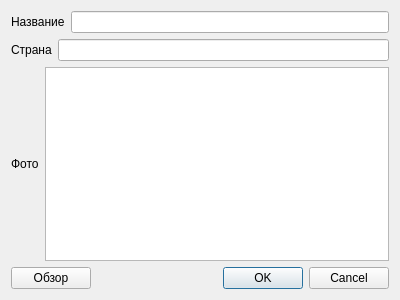
<?xml version="1.0" encoding="UTF-8"?>
<ui version="4.0">
 <class>ArtistDialog</class>
 <widget class="QDialog" name="ArtistDialog">
  <property name="geometry">
   <rect>
    <x>0</x>
    <y>0</y>
    <width>400</width>
    <height>300</height>
   </rect>
  </property>
  <property name="windowTitle">
   <string>Dialog</string>
  </property>
  <layout class="QVBoxLayout" name="verticalLayout">
   <item>
    <layout class="QHBoxLayout" name="horizontalLayout">
     <item>
      <widget class="QLabel" name="label">
       <property name="text">
        <string>Название</string>
       </property>
      </widget>
     </item>
     <item>
      <widget class="QLineEdit" name="lineEdit"/>
     </item>
    </layout>
   </item>
   <item>
    <layout class="QHBoxLayout" name="horizontalLayout_2">
     <item>
      <widget class="QLabel" name="label_2">
       <property name="text">
        <string>Страна</string>
       </property>
      </widget>
     </item>
     <item>
      <widget class="QLineEdit" name="lineEdit_2"/>
     </item>
    </layout>
   </item>
   <item>
    <layout class="QHBoxLayout" name="horizontalLayout_3">
     <item>
      <widget class="QLabel" name="label_3">
       <property name="text">
        <string>Фото</string>
       </property>
      </widget>
     </item>
     <item>
      <widget class="QPlainTextEdit" name="plainTextEdit"/>
     </item>
    </layout>
   </item>
   <item>
    <layout class="QHBoxLayout" name="horizontalLayout_4">
     <item>
      <widget class="QPushButton" name="pushButton">
       <property name="text">
        <string>Обзор</string>
       </property>
      </widget>
     </item>
     <item>
      <widget class="QDialogButtonBox" name="buttonBox">
       <property name="orientation">
        <enum>Qt::Horizontal</enum>
       </property>
       <property name="standardButtons">
        <set>QDialogButtonBox::Cancel|QDialogButtonBox::Ok</set>
       </property>
      </widget>
     </item>
    </layout>
   </item>
  </layout>
 </widget>
 <resources/>
 <connections>
  <connection>
   <sender>buttonBox</sender>
   <signal>accepted()</signal>
   <receiver>ArtistDialog</receiver>
   <slot>accept()</slot>
   <hints>
    <hint type="sourcelabel">
     <x>248</x>
     <y>254</y>
    </hint>
    <hint type="destinationlabel">
     <x>157</x>
     <y>274</y>
    </hint>
   </hints>
  </connection>
  <connection>
   <sender>buttonBox</sender>
   <signal>rejected()</signal>
   <receiver>ArtistDialog</receiver>
   <slot>reject()</slot>
   <hints>
    <hint type="sourcelabel">
     <x>316</x>
     <y>260</y>
    </hint>
    <hint type="destinationlabel">
     <x>286</x>
     <y>274</y>
    </hint>
   </hints>
  </connection>
 </connections>
</ui>
